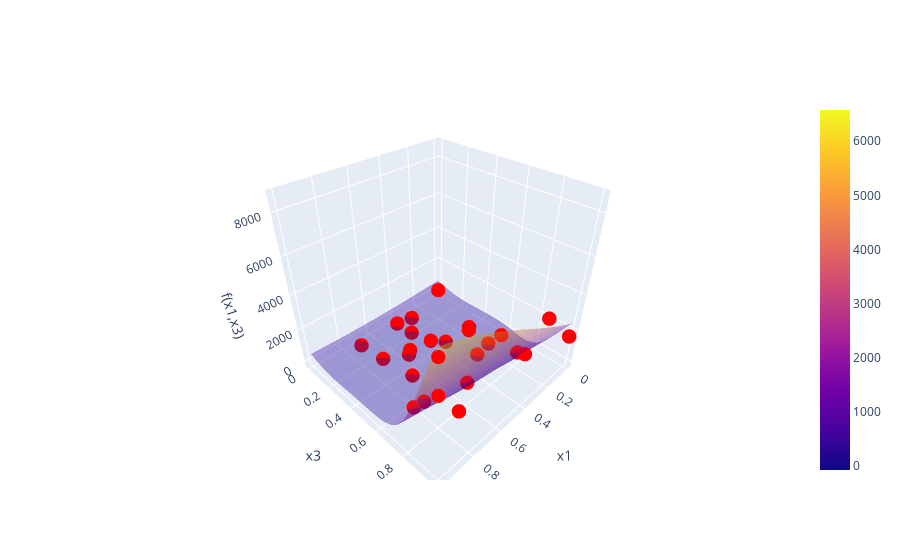

Notebook cell for this chart:
### Markdown cell above
# Function 05

- beta is still 2
- This is still pushing out to the edge of the space along an obvious upwards ramp
- This path should be exhausted next week in the x1,x3 direction.  Anything to do in the other coordinates?
standard Bayesian with beta = 0 and finer grid gave something new
- would benefit from gradient search and local model because secondary variables x1 and x4 are still significant

### Code cell
f5 = BBfcn(5)
print(f5)
f5.plot_feature_correlations()
f5.plot_correlations_with_cross_terms()

# dimension reduction for f5()
class f5dimRedTransform(Transformation):
    def __init__(self):
        pass
    def apply(self,data):
        data.drop(columns=["x2","x4"],inplace=True)

tr = f5dimRedTransform()
f5_dimRed = BBfcn(5)
f5_dimRed.transform(tr)
print(f5_dimRed)
f5_dimRed.plot_feature_correlations()
# f4_dimRed.plot_correlations_with_cross_terms()
kernel = C(10, (0.001, 10000)) * Matern(length_scale=[0.01,0.01],nu=2.5) + WhiteKernel(noise_level=10.0)
f5_dimRed.nextPointBayesianOptim(kernel,numgrid=20,acqFcn="UCB",beta=2)

# Full dimensional GP for f5()
kernel = C(10, (0.001, 10000)) * Matern(length_scale=[0.01,0.01,0.01,0.01],nu=2.5) + WhiteKernel(noise_level=10.0)
f5.nextPointBayesianOptim(kernel,numgrid=20,acqFcn="UCB",beta=2)

### Figure 1 — Plotly figure (JSON) as saved in the notebook; plotly's stock layout.template omitted (floating-point values rounded to 4 significant figures; data arrays with more than 128 entries replaced by an {"elided": "..."} marker saying what was removed)
{"data": [{"opacity": 0.4, "type": "surface", "x": {"elided": "20x20 float values"}, "y": {"elided": "20x20 float values"}, "z": {"elided": "20x20 float values"}}, {"marker": {"color": "red", "size": 5}, "mode": "markers", "name": "Measured points", "type": "scatter3d", "x": [0.1914, 0.7587, 0.4383, 0.7061, 0.8365, 0.6834, 0.5536, 0.3524, 0.1538, 0.4634, 0.6775, 0.584, 0.3069, 0.5111, 0.4389, 0.2242, 0.7253, 0.3555, 0.1199, 0.1269, 0.2549, 1.0, 1.0, 0.0, 1.0, 1.0, 1.0, 1.0, 0.8421], "y": [0.6074, 0.656, 0.2102, 0.2642, 0.6639, 0.829, 0.3238, 0.117, 0.4226, 0.1079, 0.4796, 0.3481, 0.6226, 0.7287, 0.3782, 0.8795, 0.08895, 0.4176, 0.6433, 0.7702, 1.0, 1.0, 1.0, 1.0, 1.0, 1.0, 1.0, 1.0, 1.0], "z": [64.44, 18.3, 0.1129, 4.211, 258.4, 78.43, 57.57, 109.6, 8.848, 233.2, 24.42, 64.42, 63.48, 79.73, 355.8, 1089.0, 28.87, 45.18, 431.6, 9.972, 3964.0, 4441.0, 6169.0, 1619.0, 4441.0, 8662.0, 8662.0, 8662.0, 6414.0]}], "layout": {"scene": {"xaxis": {"title": {"text": "x1"}}, "yaxis": {"title": {"text": "x3"}}, "zaxis": {"title": {"text": "f(x1,x3)"}}}}}
